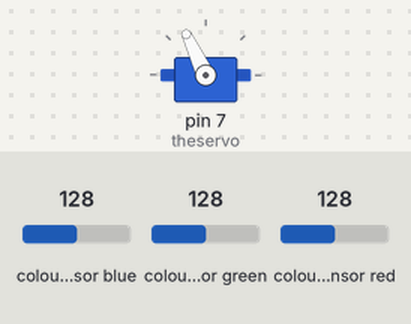
Bench run of a sketch on a simulated Arduino Uno, built with avr-gcc and run on an emulated ATmega328P. Shown: servo. Wiring (inferred from the names in the program): TCS3200 colour sensor: output pin 6; S2 pin 4; S3 pin 5; S0 pin 2; S1 pin 3. The inputs (shaded band) are chosen by the test bench; at power-on: colour sensor blue 128, colour sensor green 128, colour sensor red 128.

Above: at 0.05 s.
At 0.9 s:
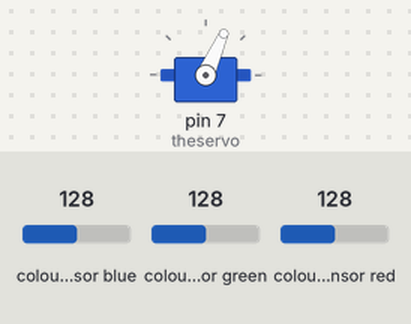
At 1.75 s:
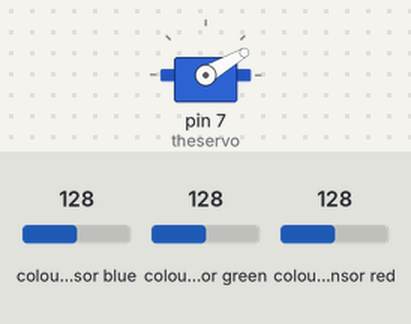
At 2.1 s:
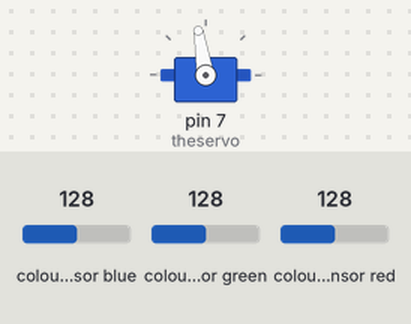
Timing chart, 0 to 4.9 s (numbered marks = the images above):
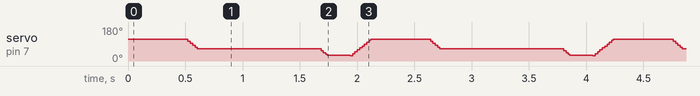

The sketch:

project-recycle.ino
```cpp
#include <Servo.h>

#define S0 2
#define S1 3
#define S2 4
#define S3 5
#define sensorexit 6

Servo theservo;

int frequency = 0;
int color=0;

void setup() {
  pinMode(S0, OUTPUT);
  pinMode(S1, OUTPUT);
  pinMode(S2, OUTPUT);
  pinMode(S3, OUTPUT);
  pinMode(sensorexit, INPUT);

  // Setting frequency-scaling to 20%
  digitalWrite(S0, HIGH);
  digitalWrite(S1, LOW);

  theservo.attach(7); //at pin 7

  Serial.println("set up complete"); // set up ends and servo is returned to center point
}

void loop() {

  theservo.write(115); //this is middle value so gate is "closed"
  delay(500);

  Serial.println("set up complete"); //servo sends to serial monitor

  for(int i = 115; i > 65; i--) { // if loop for color module
    theservo.write(i); // reintialize
    delay(2);
  }
  delay(600);

  color = readColor();
  delay(10);

  switch (color) {
    case 1:
    theservo.write(50);
    break;

    case 2:
    theservo.write(75);
    break;

    case 3:
    theservo.write(100);
    break;

    case 4:
    theservo.write(125);
    break;

    case 5:
    theservo.write(150);
    break;

    case 6:
    theservo.write(175);
    break;

    case 0:
    break;
  }
  delay(300);

  for(int i = 65; i > 29; i--) {
    theservo.write(i);
    delay(2);
  }
  delay(200);

  for(int i = 29; i < 115; i++) {
    theservo.write(i);
    delay(2);
  }
  color=0;
}

// Custom Function - readColor()
int readColor() {
  // Setting red filtered photodiodes to be read
  digitalWrite(S2, LOW);
  digitalWrite(S3, LOW);
  // Reading the output frequency
  frequency = pulseIn(sensorexit, LOW);
  int R = frequency;
  // Printing the value on the serial monitor
  Serial.print("R= ");//printing name
  Serial.print(frequency);//printing RED color frequency
  Serial.print("  ");
  delay(50);

  // Setting Green filtered photodiodes to be read
  digitalWrite(S2, HIGH);
  digitalWrite(S3, HIGH);
  // Reading the output frequency
  frequency = pulseIn(sensorexit, LOW);
  int G = frequency; //frequency is color
  // val to serial monitor
  Serial.print("G= ");//printing name
  Serial.print(frequency);// RED freq
  Serial.print("  ");
  delay(50);

  // Blue
  digitalWrite(S2, LOW);
  digitalWrite(S3, HIGH);
  // Reading the output frequency
  frequency = pulseIn(sensorexit, LOW);
  int B = frequency;
  // Printing the value on the serial monitor
  Serial.print("B= ");//printing name
  Serial.print(frequency);// RED color frequency
  Serial.println("  ");
  delay(50);

  if(R<45 & R>32 & G<65 & G>55){
    color = 1; // Red
  }
  if (G<58 & G>45 & B<40 &B>26){
    color = 6; // Blue
  }
  return color;
}
```
